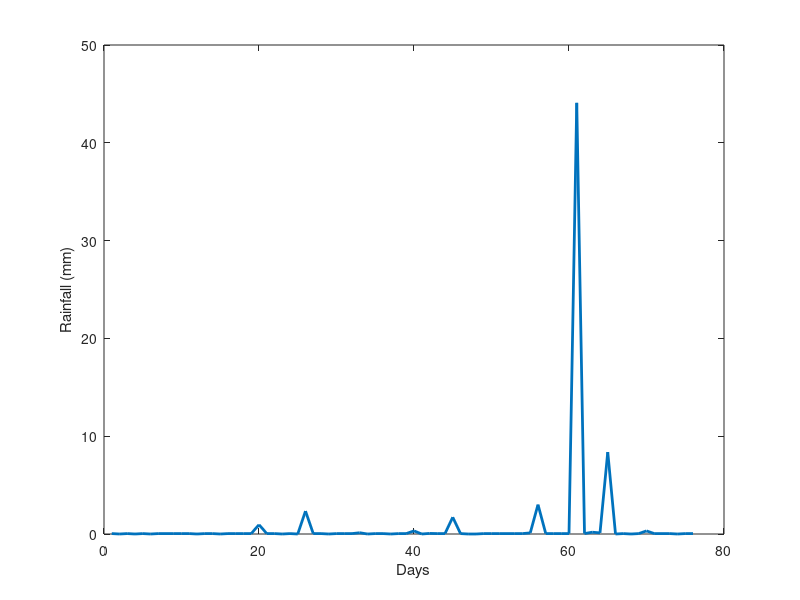

MATLAB code for this plot:
clearvars; clc;

load('RF_kdm_pred.mat');

figure(1);
xlim([0 103]);
plot(1 : size(RF_kdm_pred,1),RF_kdm_pred(:,1),'linewidth',2);
xlabel('Days'); ylabel('Rainfall (mm)');




